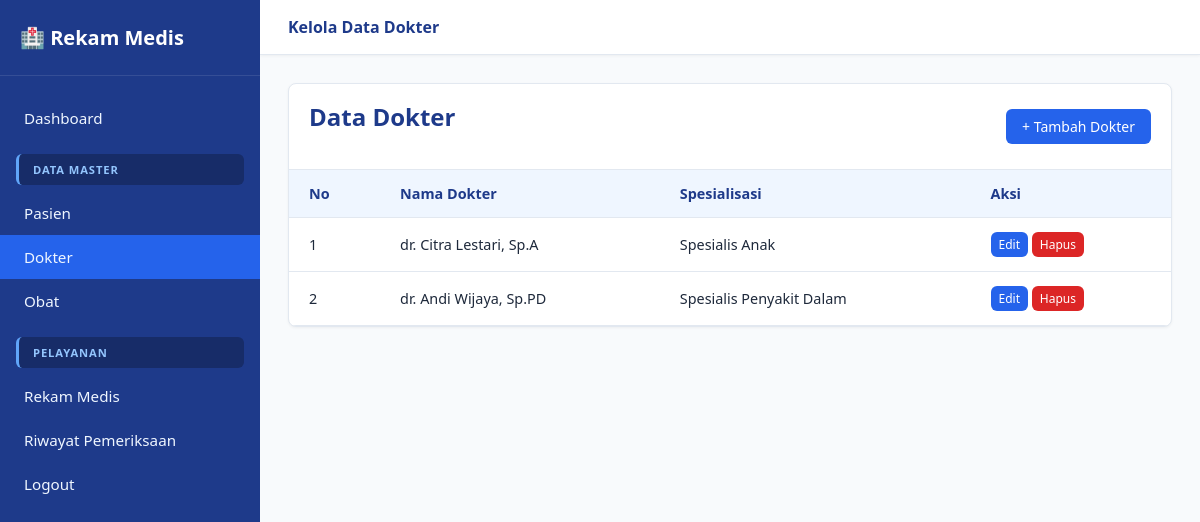
Screenshot of /dokter/index.php with the database file from the repository.
### tables this page shows
CREATE TABLE IF NOT EXISTS dokter (
    id_dokter INT AUTO_INCREMENT PRIMARY KEY,
    nama_dokter VARCHAR(100) NOT NULL,
    spesialisasi VARCHAR(50) NOT NULL
);

### dokter/index.php (the view, shortened to what this page needs)
<?php
require_once '../koneksi.php';
$query = mysqli_query($koneksi, "SELECT * FROM dokter ORDER BY id_dokter DESC");
?>
<!DOCTYPE html>
<html lang="id">
<head>
    <link rel="stylesheet" href="../assets/css/style.css">
</head>
<body>
    <aside class="sidebar" id="sidebar">
        <div class="sidebar-header">🏥 Rekam Medis</div>
        <ul class="sidebar-menu">
            <li><a href="../dashboard.php">Dashboard</a></li>
            <div class="menu-category">Data Master</div>
            <li><a href="../pasien/index.php">Pasien</a></li>
            <li><a href="index.php" class="active">Dokter</a></li>
            <li><a href="../obat/index.php">Obat</a></li>
            <div class="menu-category">Pelayanan</div>
            <li><a href="../rekam_medis/index.php">Rekam Medis</a></li>
            <li><a href="../riwayat/index.php">Riwayat Pemeriksaan</a></li>
            <li><a href="../logout.php">Logout</a></li>
        </ul>
    </aside>
    <div class="main-content">
        <nav class="navbar">
            <div style="font-weight: 600; color: #1E3A8A;">Kelola Data Dokter</div>
        </nav>
        <main class="container">
            <div class="table-container">
                <div class="table-header">
                    <h2>Data Dokter</h2>
                    <a href="tambah.php" class="btn btn-primary">+ Tambah Dokter</a>
                </div>
                <table>
                    <thead>
                        <tr>
                            <th>No</th>
                            <th>Nama Dokter</th>
                            <th>Spesialisasi</th>
                            <th>Aksi</th>
                        </tr>
                    </thead>
                    <tbody>
                        <?php $no = 1; while ($row = mysqli_fetch_assoc($query)): ?>
                        <tr>
                            <td><?= $no++; ?></td>
                            <td><?= htmlspecialchars($row['nama_dokter']); ?></td>
                            <td><?= htmlspecialchars($row['spesialisasi']); ?></td>
                            <td>
                                <a href="edit.php?id=<?= $row['id_dokter']; ?>" class="btn btn-primary" style="padding: 4px 8px; font-size: 0.75rem;">Edit</a>
                                <button onclick="konfirmasiHapus('hapus.php?id=<?= $row['id_dokter']; ?>')" class="btn btn-danger" style="padding: 4px 8px; font-size: 0.75rem;">Hapus</button>
                            </td>
                        </tr>
                        <?php endwhile; ?>
                    </tbody>
                </table>
            </div>
        </main>
    </div>
</body>
</html>

### assets/css/style.css (style rules this page uses)
* { margin: 0; padding: 0; box-sizing: border-box; font-family: 'Segoe UI', Tahoma, Geneva, Verdana, sans-serif; }
body { background-color: #F8FAFC; color: #1E293B; display: flex; min-height: 100vh; }
.sidebar { width: 260px; background-color: #1E3A8A; color: #FFFFFF; transition: all 0.3s ease; display: flex; flex-direction: column; position: fixed; height: 100vh; z-index: 1000; }
.sidebar-header { padding: 24px 20px; font-size: 1.25rem; font-weight: bold; border-bottom: 1px solid rgba(255, 255, 255, 0.1); display: flex; align-items: center; gap: 10px; }
.sidebar-menu { list-style: none; padding: 20px 0; flex-grow: 1; }
.sidebar-menu li a { display: flex; align-items: center; padding: 12px 24px; color: #EFF6FF; text-decoration: none; font-size: 0.95rem; transition: background 0.2s; }
.sidebar-menu li a:hover, .sidebar-menu li a.active { background-color: #2563EB; }
.menu-category { padding: 8px 14px; margin: 14px 16px 6px 16px; font-size: 0.7rem; text-transform: uppercase; color: #93C5FD; font-weight: 700; letter-spacing: 0.08em; background-color: rgba(0, 0, 0, 0.25); border-radius: 6px; border-left: 3px solid #60A5FA; cursor: default; user-select: none; }
.main-content { margin-left: 260px; flex: 1; display: flex; flex-direction: column; min-width: 0; }
.navbar { background-color: #FFFFFF; padding: 16px 28px; display: flex; justify-content: space-between; align-items: center; box-shadow: 0 1px 3px rgba(0, 0, 0, 0.05); border-bottom: 1px solid #E2E8F0; }
.container { padding: 28px; }
h2 { color: #1E3A8A; margin-bottom: 20px; font-size: 1.5rem; }
.table-container { background: #FFFFFF; border-radius: 8px; border: 1px solid #E2E8F0; box-shadow: 0 1px 3px rgba(0, 0, 0, 0.05); overflow-x: auto; }
.btn { display: inline-block; padding: 8px 16px; border-radius: 6px; text-decoration: none; font-size: 0.875rem; font-weight: 500; cursor: pointer; border: none; transition: opacity 0.2s; }
.btn-primary { background-color: #2563EB; color: #FFFFFF; }
.btn-danger { background-color: #DC2626; color: #FFFFFF; }
.table-header { padding: 16px 20px; display: flex; justify-content: space-between; align-items: center; border-bottom: 1px solid #E2E8F0; }
table { width: 100%; border-collapse: collapse; text-align: left; }
th, td { padding: 14px 20px; border-bottom: 1px solid #E2E8F0; font-size: 0.9rem; }
th { background-color: #EFF6FF; color: #1E3A8A; font-weight: 600; }

### rows the page displays
dokter: nama_dokter "dr. Citra Lestari, Sp.A", spesialisasi "Spesialis Anak"
dokter: nama_dokter "dr. Andi Wijaya, Sp.PD", spesialisasi "Spesialis Penyakit Dalam"
